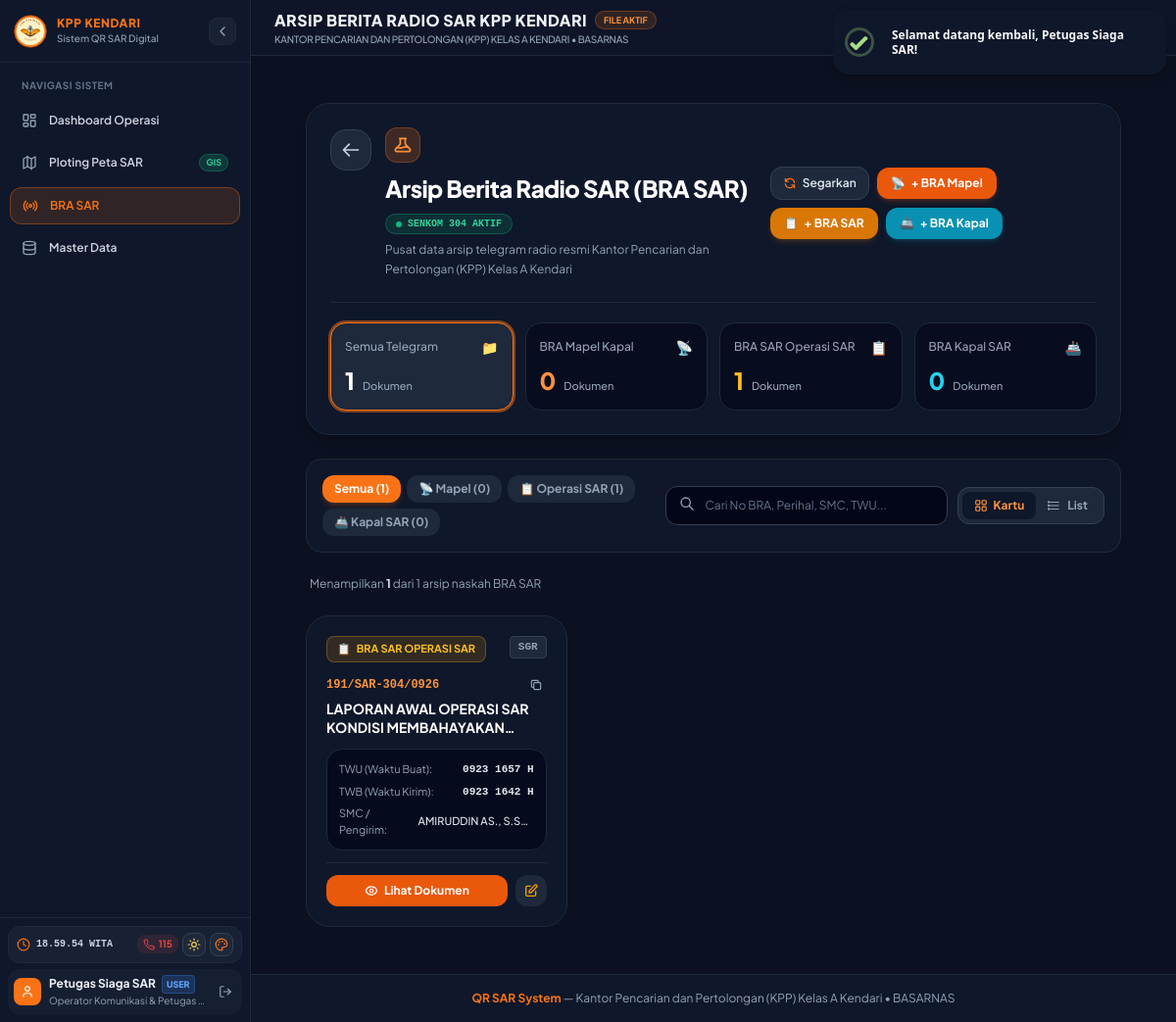
Page /bra.php (signed in) on the committed database.
### tables this page shows
CREATE TABLE `AppSettings` (
  `id` int NOT NULL DEFAULT '1',
  `logo_url` longtext,
  `satker_kode` varchar(191) DEFAULT NULL,
  `satker_nama` varchar(191) DEFAULT NULL,
  `alamat` varchar(191) DEFAULT NULL,
  `no_telp` varchar(191) DEFAULT NULL,
  `email` varchar(191) DEFAULT NULL,
  `call_sign` varchar(191) DEFAULT NULL,
  `frekuensi_default` varchar(191) DEFAULT NULL,
  `admin_username` varchar(191) DEFAULT NULL,
  `admin_password` varchar(191) DEFAULT NULL,
  `admin_email` varchar(191) DEFAULT NULL,
  `admin_nama` varchar(191) DEFAULT NULL,
  `admin_nip` varchar(191) DEFAULT NULL,
  `admin_jabatan` varchar(191) DEFAULT NULL,
  `admin_pangkat` varchar(191) DEFAULT NULL,
  `admin_no_hp` varchar(191) DEFAULT NULL,
  `user_username` varchar(191) DEFAULT NULL,
  `user_password` varchar(191) DEFAULT NULL,
  `user_nama` varchar(191) DEFAULT NULL,
  `user_nip` varchar(191) DEFAULT NULL,
  `user_pangkat` varchar(191) DEFAULT NULL,
  `user_jabatan` varchar(191) DEFAULT NULL,
  `user_email` varchar(191) DEFAULT NULL,
  `user_no_hp` varchar(191) DEFAULT NULL,
  `reset_token` varchar(191) DEFAULT NULL,
  `reset_token_expiry` varchar(191) DEFAULT NULL,
  PRIMARY KEY (`id`)
);

CREATE TABLE `BraSar` (
  `id_bra` int NOT NULL AUTO_INCREMENT,
  `kategori` varchar(191) NOT NULL,
  `no_bra` varchar(191) NOT NULL,
  `nomor_urut` int NOT NULL,
  `satker_kode` varchar(191) NOT NULL,
  `bulan_tahun` varchar(191) NOT NULL,
  `id_operasi` int DEFAULT NULL,
  `nama_operasi` text DEFAULT NULL,
  `panggilan` varchar(191) DEFAULT NULL,
  `jenis` varchar(191) DEFAULT NULL,
  `nr_stn` varchar(191) DEFAULT NULL,
  `derajat` varchar(191) NOT NULL,
  `instruksi_penerusan` text DEFAULT NULL,
  `dari` varchar(191) NOT NULL,
  `aksi` text NOT NULL,
  `info` text DEFAULT NULL,
  `sifat` varchar(191) DEFAULT NULL,
  `menbra` varchar(191) DEFAULT NULL,
  `perihal` text DEFAULT NULL,
  `tanggal_waktu` varchar(191) NOT NULL,
  `twu` varchar(191) NOT NULL,
  `twb` varchar(191) NOT NULL,
  `jumlah_kata` varchar(191) DEFAULT NULL,
  `pengirim` varchar(191) NOT NULL,
  `nama_smc` varchar(191) NOT NULL,
  `pangkat_smc` varchar(191) NOT NULL,
  `jabatan_smc` varchar(191) NOT NULL,
  `twt` varchar(191) DEFAULT NULL,
  `twk` varchar(191) DEFAULT NULL,
  `sistem` varchar(191) DEFAULT NULL,
  `paraf` varchar(191) DEFAULT NULL,
  `barcode_data` text,
  `logo_url` longtext,
  `created_at` varchar(191) NOT NULL,
  PRIMARY KEY (`id_bra`),
  UNIQUE KEY `idx_bra_no_bra` (`no_bra`),
  KEY `idx_bra_nomor_urut` (`nomor_urut`),
  KEY `idx_bra_operasi` (`id_operasi`)
);

### views/bra_list.php (the view, shortened to what the rows shown need)
<?php
$kategoriFilter = strtoupper($_GET['kategori'] ?? 'SEMUA');
$searchQuery = trim($_GET['q'] ?? '');
$katParam = ($kategoriFilter !== 'SEMUA') ? $kategoriFilter : null;
$braList = BraModel::getAll($katParam, $searchQuery !== '' ? $searchQuery : null, false);
?>
<div class="max-w-7xl mx-auto px-4 sm:px-6 lg:px-8 py-6 space-y-6">
  <div class="p-5 sm:p-6 rounded-3xl border shadow-lg transition-colors bg-white dark:bg-slate-900 border-slate-200 dark:border-slate-800">
    <div class="flex flex-col lg:flex-row lg:items-center justify-between gap-5">
      <div class="flex items-start gap-3.5">
        <div>
          <div class="flex flex-wrap items-center gap-2.5">
            <h1 class="text-xl sm:text-2xl font-black tracking-tight text-slate-900 dark:text-white">
              Arsip Berita Radio SAR (BRA SAR)
            </h1>
          </div>
        </div>
      </div>
    </div>
  </div>
  <?php if (empty($braList)): ?>
    <div class="p-12 text-center rounded-3xl border border-dashed border-slate-300 dark:border-slate-800 bg-white dark:bg-slate-900">
      <div class="w-16 h-16 mx-auto mb-4 rounded-2xl bg-orange-500/10 flex items-center justify-center text-orange-500 text-3xl">
        📡
      </div>
      <h3 class="text-base font-bold text-slate-900 dark:text-slate-100 mb-1">Tidak Ada Naskah BRA Ditemukan</h3>
      <p class="text-xs text-slate-500 dark:text-slate-400 max-w-sm mx-auto mb-5 leading-relaxed">
        <?= $searchQuery ? 'Tidak ada hasil untuk pencarian "' . htmlspecialchars($searchQuery) . '".' : 'Belum ada dokumen Berita Radio SAR yang tersimpan pada kategori ini.' ?>
      </p>
      <div class="flex items-center justify-center gap-2">
        <a href="<?= BASE_URL ?>/bra_form.php?kategori=<?= $kategoriFilter === 'SEMUA' ? 'MAPEL' : $kategoriFilter ?>" class="inline-flex items-center gap-2 px-5 py-2.5 text-xs font-bold text-white bg-orange-600 hover:bg-orange-500 rounded-xl shadow-md transition">
          + Buat Naskah BRA Baru
        </a>
      </div>
    </div>
  <?php else: ?>
    <div id="bra-container-cards" class="grid grid-cols-1 md:grid-cols-2 lg:grid-cols-3 gap-4">
      <?php foreach ($braList as $bra): ?>
        <?php
          $kategori = strtoupper($bra['kategori'] ?? 'MAPEL');
          $badgeClass = match($kategori) {
              'MAPEL' => 'bg-orange-500/15 text-orange-600 dark:text-orange-400 border-orange-500/30',
              'PERGERAKAN_KAPAL' => 'bg-cyan-500/15 text-cyan-600 dark:text-cyan-300 border-cyan-500/30',
              default => 'bg-amber-500/15 text-amber-600 dark:text-amber-400 border-amber-500/30',
          };
          $kategoriIcon = match($kategori) {
              'MAPEL' => '📡',
              'PERGERAKAN_KAPAL' => '🚢',
              default => '📋',
          };
          $kategoriLabel = match($kategori) {
              'MAPEL' => 'BRA MAPEL',
              'PERGERAKAN_KAPAL' => 'BRA KAPAL',
              default => 'BRA SAR OPERASI SAR',
          };
          $derajat = strtoupper($bra['derajat'] ?? 'SGR');
          $searchDataStr = strtolower(($bra['no_bra'] ?? '') . ' ' . ($bra['perihal'] ?? '') . ' ' . ($bra['nama_smc'] ?? '') . ' ' . ($bra['pengirim'] ?? '') . ' ' . ($bra['twu'] ?? '') . ' ' . ($bra['twb'] ?? '') . ' ' . ($bra['nama_operasi'] ?? ''));
        ?>
        <div class="bra-item-card p-5 rounded-3xl border transition-all flex flex-col justify-between group bg-white dark:bg-slate-900 border-slate-200 dark:border-slate-800 hover:border-orange-500/50 hover:shadow-lg" data-search="<?= htmlspecialchars($searchDataStr) ?>">
          <div>
            <div class="flex items-start justify-between gap-2 mb-3">
              <span class="inline-flex items-center gap-1.5 px-2.5 py-1 text-[11px] font-bold rounded-lg border <?= $badgeClass ?>">
                <span><?= $kategoriIcon ?></span>
                <span><?= $kategoriLabel ?></span>
              </span>
              <span class="text-[11px] font-mono font-bold px-2 py-0.5 rounded bg-slate-100 dark:bg-slate-800 text-slate-600 dark:text-slate-400 border border-slate-200 dark:border-slate-700">
                <?= htmlspecialchars($derajat) ?>
              </span>
            </div>
            <div class="mb-3">
              <div class="text-xs font-mono font-bold text-orange-600 dark:text-orange-400 mb-1 flex items-center justify-between">
                <span class="truncate"><?= htmlspecialchars($bra['no_bra'] ?? '') ?></span>
                <button type="button"
                        onclick="copyBraNo('<?= htmlspecialchars($bra['no_bra'] ?? '') ?>', this)"
                        title="Salin Nomor Dokumen"
                        class="p-1 rounded-lg text-slate-400 hover:text-slate-600 dark:hover:text-slate-200 hover:bg-slate-100 dark:hover:bg-slate-800 transition cursor-pointer shrink-0">
                  <svg class="w-3.5 h-3.5" fill="none" stroke="currentColor" viewBox="0 0 24 24"><path stroke-linecap="round" stroke-linejoin="round" stroke-width="2" d="M8 16H6a2 2 0 01-2-2V6a2 2 0 012-2h8a2 2 0 012 2v2m-6 12h8a2 2 0 002-2v-8a2 2 0 00-2-2h-8a2 2 0 00-2 2v8a2 2 0 002 2z"/></svg>
                </button>
              </div>
              <h3 class="text-sm font-bold text-slate-900 dark:text-white line-clamp-2 leading-snug group-hover:text-orange-600 dark:group-hover:text-orange-400 transition" title="<?= htmlspecialchars($bra['perihal'] ?? '') ?>">
                <?= htmlspecialchars($bra['perihal'] ?? 'Naskah Berita Radio SAR') ?>
              </h3>
            </div>
            <div class="space-y-1.5 text-[11px] text-slate-600 dark:text-slate-400 mb-3 bg-slate-50 dark:bg-slate-950/70 p-3 rounded-2xl border border-slate-100 dark:border-slate-800">
              <div class="flex items-center justify-between">
                <span>TWU (Waktu Buat):</span>
                <span class="font-mono font-bold text-slate-800 dark:text-slate-200"><?= htmlspecialchars($bra['twu'] ?? '-') ?></span>
              </div>
              <div class="flex items-center justify-between">
                <span>TWB (Waktu Kirim):</span>
                <span class="font-mono font-bold text-slate-800 dark:text-slate-200"><?= htmlspecialchars($bra['twb'] ?? '-') ?></span>
              </div>
              <div class="flex items-center justify-between">
                <span>SMC / Pengirim:</span>
                <span class="font-medium text-slate-800 dark:text-slate-200 truncate max-w-[170px]"><?= htmlspecialchars($bra['nama_smc'] ?? ($bra['pengirim'] ?? '-')) ?></span>
              </div>
            </div>
          </div>
          <div class="pt-3 border-t border-slate-100 dark:border-slate-800 flex items-center justify-between gap-2">
            <a href="<?= BASE_URL ?>/bra.php?view=<?= $bra['id_bra'] ?>"
               class="flex-1 inline-flex items-center justify-center gap-1.5 px-3 py-2 text-xs font-bold text-white bg-orange-600 hover:bg-orange-500 rounded-xl shadow-xs transition hover:scale-[1.02]">
              <span>Lihat Dokumen</span>
            </a>
            <a href="<?= BASE_URL ?>/bra_form.php?id=<?= $bra['id_bra'] ?>"
               class="p-2 text-slate-600 hover:text-slate-900 dark:text-slate-400 dark:hover:text-white bg-slate-100 dark:bg-slate-800 rounded-xl transition cursor-pointer"
               title="Koreksi / Edit Naskah">
              <svg class="w-4 h-4 text-amber-500" fill="none" stroke="currentColor" viewBox="0 0 24 24"><path stroke-linecap="round" stroke-linejoin="round" stroke-width="2" d="M11 5H6a2 2 0 00-2 2v11a2 2 0 002 2h11a2 2 0 002-2v-5m-1.414-9.414a2 2 0 112.828 2.828L11.828 15H9v-2.828l8.586-8.586z"/></svg>
            </a>
          </div>
        </div>
      <?php endforeach; ?>
    </div>
  <?php endif; ?>
</div>

### views/layout/sidebar.php (shortened to what the rows shown need)
<?php
$currentUser = $currentUser ?? AuthHelper::getCurrentUser();
?>
<aside id="mainAppSidebar" class="sidebar fixed top-0 bottom-0 left-0 z-40 flex flex-col transition-all duration-300 ease-in-out border-r bg-white dark:bg-slate-900 border-slate-200 dark:border-slate-800 text-slate-800 dark:text-slate-100 shadow-sm">
  <div class="p-2 border-t border-inherit shrink-0 space-y-1.5">
    <div class="sidebar-footer-user flex items-center gap-2 p-1.5 rounded-xl bg-slate-100/70 dark:bg-slate-800/50">
      <div class="sidebar-user-block min-w-0 flex-1">
        <div class="flex items-center gap-1.5">
          <p class="text-xs font-bold truncate text-slate-800 dark:text-slate-100">
            <?= e($currentUser['nama'] ?? $currentUser['username'] ?? 'Pengguna') ?>
          </p>
          <span class="text-[9px] font-black uppercase px-1 py-0.5 rounded <?= ($currentUser['role'] ?? '') === 'USER' ? 'bg-blue-500/20 text-blue-500 dark:text-blue-400 border border-blue-500/30' : 'bg-orange-500/20 text-orange-600 dark:text-orange-400 border border-orange-500/30' ?>">
            <?= ($currentUser['role'] ?? '') === 'USER' ? 'User' : 'Admin' ?>
          </span>
        </div>
        <p class="text-[10px] text-slate-400 truncate">
          <?= e($currentUser['jabatan'] ?? (($currentUser['role'] ?? '') === 'USER' ? 'Operator SAR Kendari' : 'Admin SAR Kendari')) ?>
        </p>
      </div>
    </div>
  </div>
</aside>
<div class="main-content">

### rows in the picture
appsettings: user_nama "Petugas Siaga SAR", user_jabatan "Operator Komunikasi & Petugas…"
brasar: kategori "📋", kategori "BRA SAR OPERASI SAR", derajat "SGR", no_bra "191/SAR-304/0926", perihal "LAPORAN AWAL OPERASI SAR KONDISI…", twu "0923 1657 H", twb "0923 1642 H", nama_smc "AMIRUDDIN AS., S.S…"

### other values in the picture
$headerTitle "ARSIP BERITA RADIO SAR KPP KENDARI"
$headerSubtitle "KANTOR PENCARIAN DAN PERTOLONGAN (KPP) KELAS A KENDARI • BASARNAS"
$countAll "1"
$countMapel "0"
$countSarUmum "1"
$countKapal "0"
$totalFiltered "1"
